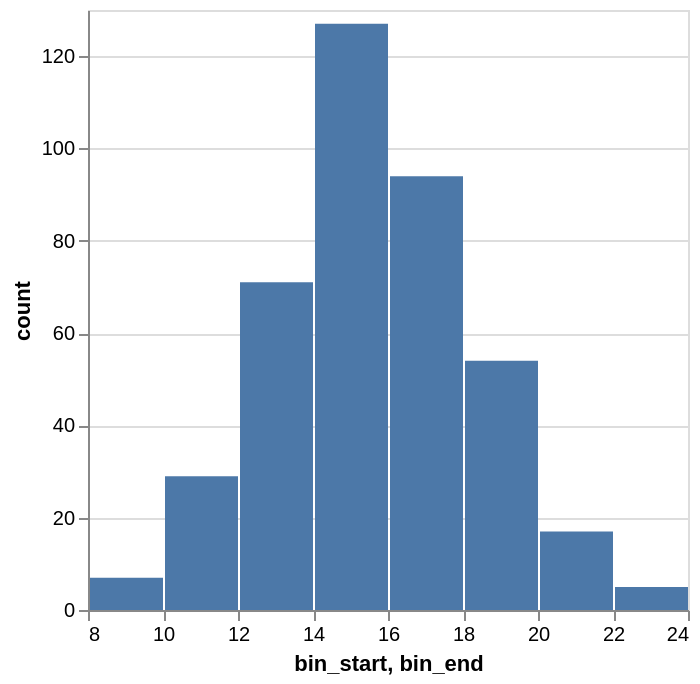

Vega-Lite specification for this chart:
### Vega-Lite specification from a JSON file in a GitHub repository (floating-point values rounded to 4 significant figures)
{"$schema": "https://vega.github.io/schema/vega-lite/v4.json", "data": {"values": [{"bin_start": 8, "bin_end": 10, "count": 7}, {"bin_start": 10, "bin_end": 12, "count": 29}, {"bin_start": 12, "bin_end": 14, "count": 71}, {"bin_start": 14, "bin_end": 16, "count": 127}, {"bin_start": 16, "bin_end": 18, "count": 94}, {"bin_start": 18, "bin_end": 20, "count": 54}, {"bin_start": 20, "bin_end": 22, "count": 17}, {"bin_start": 22, "bin_end": 24, "count": 5}]}, "mark": "bar", "encoding": {"x": {"field": "bin_start", "bin": {"binned": true, "step": 2}, "type": "quantitative"}, "x2": {"field": "bin_end"}, "y": {"field": "count", "type": "quantitative"}}, "autosize": {"type": "pad"}}
